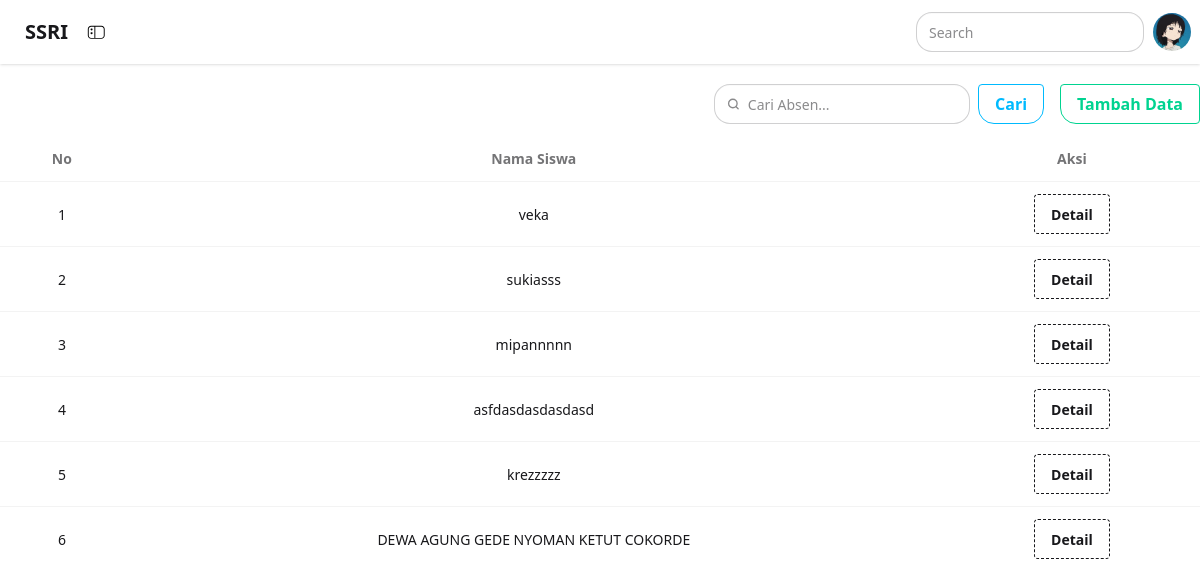
/admin/index.php?page=absen, run on the app's committed database.
### tables this page shows
CREATE TABLE `absensi` (
  `id_absensi` int NOT NULL,
  `id_siswa` int NOT NULL,
  `tgl_absensi` date NOT NULL,
  `keterangan` varchar(10) NOT NULL
);

CREATE TABLE `siswa` (
  `id_siswa` int NOT NULL,
  `nama_siswa` varchar(100) NOT NULL,
  `no_absen` int NOT NULL,
  `tgl_lahir` date NOT NULL,
  `alamat` text NOT NULL,
  `telp` varchar(15) NOT NULL,
  `nis` int NOT NULL,
  `nisn` varchar(15) NOT NULL,
  `id_kelas` int NOT NULL
);

### admin/absen.php (the view, shortened to what this page needs)
<?php
include("../koneksi.php");
$cari = "";
$where = "";
$sql = "SELECT absensi.id_absensi, siswa.nama_siswa, kelas.nama_kelas, absensi.tgl_absensi, absensi.keterangan
        FROM absensi
        JOIN siswa ON absensi.id_siswa = siswa.id_siswa
        JOIN kelas ON siswa.id_kelas = kelas.id_kelas
        $where
        ORDER BY absensi.id_absensi DESC";
$result = mysqli_query($koneksi, $sql);
?>
<div class="flex justify-end mb-3 mt-5 flex-wrap gap-2">
    <form class="flex items-center mr-2 gap-2" method="get" action="">
        <label class="input rounded-2xl flex items-center gap-2 w-40 sm:w-64">
            <svg class="h-[1em] opacity-50" xmlns="http://www.w3.org/2000/svg" viewBox="0 0 24 24">
                <g stroke-linejoin="round" stroke-linecap="round" stroke-width="2.5" fill="none" stroke="currentColor">
                    <circle cx="11" cy="11" r="8"></circle>
                    <path d="m21 21-4.3-4.3"></path>
                </g>
            </svg>
            <input type="search" name="cari" required placeholder="Cari Absen..." class="grow focus:outline-none"
                value="<?= htmlspecialchars($cari) ?>" />
        </label>
        <button class="btn btn-outline btn-info rounded-b-2xl text-xs sm:text-sm md:text-base px-3 py-1 sm:px-4 sm:py-2"
            type="submit">
            Cari
        </button>
    </form>
    <a href="absen_tambah.php"
        class="btn btn-outline btn-success rounded-bl-2xl text-xs sm:text-sm md:text-base px-3 py-1 sm:px-4 sm:py-2 text-center">
        Tambah Data
    </a>
</div>
<div class="table-responsive">
    <table class="table table-bordered table-striped table-hover align-middle text-center">
        <thead class="table-dark">
            <tr>
                <th>No</th>
                <th>Nama Siswa</th>
                <th>Aksi</th>
            </tr>
        </thead>
        <tbody>
            <?php
            $no = 1;
            if (mysqli_num_rows($result) > 0) {
                while ($row = mysqli_fetch_assoc($result)) { ?>
                    <tr>
                        <td><?= $no++ ?></td>
                        <td><?= $row['nama_siswa'] ?></td>
                        <td>
                            <button class="btn btn-dash" onclick="openDetail(
                                '<?= $row['nama_siswa'] ?>',
                                '<?= $row['nama_kelas'] ?>',
                                '<?= $row['tgl_absensi'] ?>',
                                '<?= $row['keterangan'] ?>',
                                '<?= $row['id_absensi'] ?>'
                            )">Detail</button>
                        </td>
                    </tr>
                <?php }
            } ?>
        </tbody>
    </table>
</div>

### data on the page
absensi: id_siswa.nama_siswa "veka"
absensi: id_siswa.nama_siswa "sukiasss"
absensi: id_siswa.nama_siswa "mipannnnn"
absensi: id_siswa.nama_siswa "asfdasdasdasdasd"
absensi: id_siswa.nama_siswa "krezzzzz"
absensi: id_siswa.nama_siswa "DEWA AGUNG GEDE NYOMAN KETUT COKORDE"
